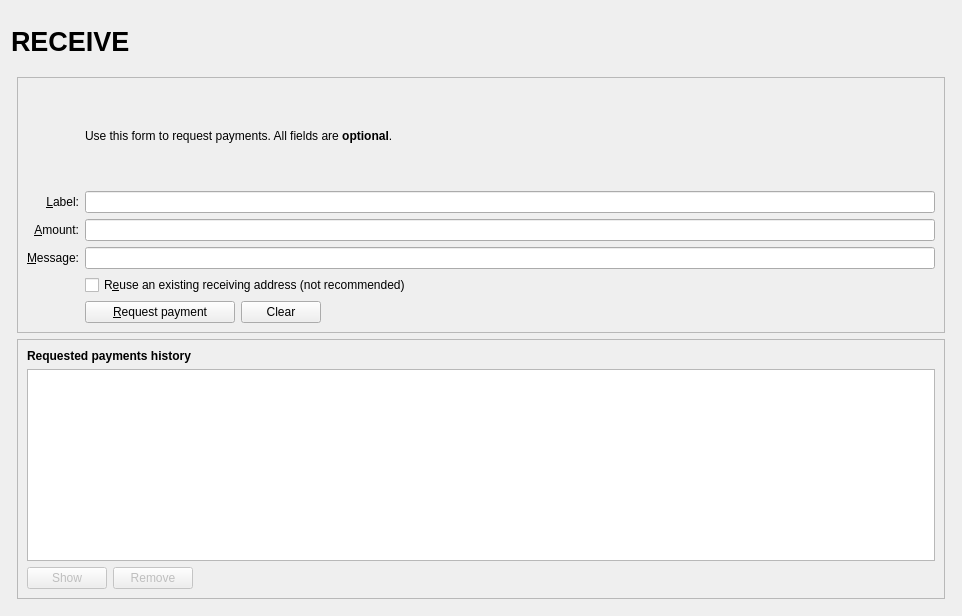
<?xml version="1.0" encoding="UTF-8"?>
<ui version="4.0">
 <class>ReceiveCoinsDialog</class>
 <widget class="QWidget" name="ReceiveCoinsDialog">
  <property name="geometry">
   <rect>
    <x>0</x>
    <y>0</y>
    <width>962</width>
    <height>616</height>
   </rect>
  </property>
  <layout class="QVBoxLayout" name="verticalLayout" stretch="0">
   <item>
    <layout class="QVBoxLayout" name="verticalLayout_Master" stretch="0,1">
     <property name="spacing">
      <number>0</number>
     </property>
     <item>
      <widget class="QFrame" name="frame_Header">
       <layout class="QVBoxLayout" name="verticalLayout_8">
        <property name="leftMargin">
         <number>0</number>
        </property>
        <property name="topMargin">
         <number>0</number>
        </property>
        <property name="rightMargin">
         <number>0</number>
        </property>
        <property name="bottomMargin">
         <number>0</number>
        </property>
        <item>
         <layout class="QHBoxLayout" name="horizontalLayout_Header" stretch="1,0,1">
          <item>
           <widget class="QLabel" name="labelOverviewHeaderLeft">
            <property name="minimumSize">
             <size>
              <width>464</width>
              <height>60</height>
             </size>
            </property>
            <property name="maximumSize">
             <size>
              <width>16777215</width>
              <height>60</height>
             </size>
            </property>
            <property name="font">
             <font>
              <pointsize>20</pointsize>
              <weight>75</weight>
              <bold>true</bold>
             </font>
            </property>
            <property name="text">
             <string>RECEIVE</string>
            </property>
           </widget>
          </item>
          <item>
           <spacer name="horizontalSpacer_3">
            <property name="orientation">
             <enum>Qt::Horizontal</enum>
            </property>
            <property name="sizeHint" stdset="0">
             <size>
              <width>40</width>
              <height>20</height>
             </size>
            </property>
           </spacer>
          </item>
          <item>
           <widget class="QLabel" name="labelOverviewHeaderRight">
            <property name="minimumSize">
             <size>
              <width>464</width>
              <height>60</height>
             </size>
            </property>
            <property name="maximumSize">
             <size>
              <width>16777215</width>
              <height>60</height>
             </size>
            </property>
            <property name="font">
             <font>
              <pointsize>14</pointsize>
             </font>
            </property>
            <property name="text">
             <string/>
            </property>
            <property name="alignment">
             <set>Qt::AlignRight|Qt::AlignTrailing|Qt::AlignVCenter</set>
            </property>
           </widget>
          </item>
         </layout>
        </item>
       </layout>
      </widget>
     </item>
     <item>
      <widget class="QFrame" name="frame_BG">
       <layout class="QVBoxLayout" name="verticalLayout_5">
        <property name="leftMargin">
         <number>6</number>
        </property>
        <property name="topMargin">
         <number>6</number>
        </property>
        <property name="rightMargin">
         <number>6</number>
        </property>
        <property name="bottomMargin">
         <number>6</number>
        </property>
        <item>
         <widget class="QFrame" name="frame2">
          <property name="sizePolicy">
           <sizepolicy hsizetype="Preferred" vsizetype="Expanding">
            <horstretch>0</horstretch>
            <verstretch>0</verstretch>
           </sizepolicy>
          </property>
          <property name="frameShape">
           <enum>QFrame::StyledPanel</enum>
          </property>
          <property name="frameShadow">
           <enum>QFrame::Sunken</enum>
          </property>
          <layout class="QVBoxLayout" name="verticalLayout_3">
           <item>
            <layout class="QGridLayout" name="gridLayout">
             <item row="7" column="2">
              <widget class="QCheckBox" name="reuseAddress">
               <property name="toolTip">
                <string>Reuse one of the previously used receiving addresses.&lt;br&gt;Reusing addresses has security and privacy issues.&lt;br&gt;Do not use this unless re-generating a payment request made before.</string>
               </property>
               <property name="text">
                <string>R&amp;euse an existing receiving address (not recommended)</string>
               </property>
              </widget>
             </item>
             <item row="7" column="0">
              <widget class="QLabel" name="label_4">
               <property name="text">
                <string/>
               </property>
              </widget>
             </item>
             <item row="6" column="0">
              <widget class="QLabel" name="label_3">
               <property name="toolTip">
                <string>An optional message to attach to the payment request, which will be displayed when the request is opened. Note: The message will not be sent with the payment over the Condominium network.</string>
               </property>
               <property name="text">
                <string>&amp;Message:</string>
               </property>
               <property name="alignment">
                <set>Qt::AlignRight|Qt::AlignTrailing|Qt::AlignVCenter</set>
               </property>
               <property name="buddy">
                <cstring>reqMessage</cstring>
               </property>
              </widget>
             </item>
             <item row="4" column="2">
              <widget class="QLineEdit" name="reqLabel">
               <property name="toolTip">
                <string>An optional label to associate with the new receiving address.</string>
               </property>
              </widget>
             </item>
             <item row="6" column="2">
              <widget class="QLineEdit" name="reqMessage">
               <property name="toolTip">
                <string>An optional message to attach to the payment request, which will be displayed when the request is opened.&lt;br&gt;Note: The message will not be sent with the payment over the Condominium network.</string>
               </property>
              </widget>
             </item>
             <item row="2" column="2">
              <widget class="QLabel" name="label_5">
               <property name="text">
                <string>Use this form to request payments. All fields are &lt;b&gt;optional&lt;/b&gt;.</string>
               </property>
              </widget>
             </item>
             <item row="4" column="0">
              <widget class="QLabel" name="label_2">
               <property name="toolTip">
                <string>An optional label to associate with the new receiving address.</string>
               </property>
               <property name="text">
                <string>&amp;Label:</string>
               </property>
               <property name="alignment">
                <set>Qt::AlignRight|Qt::AlignTrailing|Qt::AlignVCenter</set>
               </property>
               <property name="buddy">
                <cstring>reqLabel</cstring>
               </property>
              </widget>
             </item>
             <item row="5" column="0">
              <widget class="QLabel" name="label">
               <property name="toolTip">
                <string>An optional amount to request. Leave this empty or zero to not request a specific amount.</string>
               </property>
               <property name="text">
                <string>&amp;Amount:</string>
               </property>
               <property name="alignment">
                <set>Qt::AlignRight|Qt::AlignTrailing|Qt::AlignVCenter</set>
               </property>
               <property name="buddy">
                <cstring>reqAmount</cstring>
               </property>
              </widget>
             </item>
             <item row="5" column="2">
              <widget class="BitcoinAmountField" name="reqAmount">
               <property name="minimumSize">
                <size>
                 <width>80</width>
                 <height>0</height>
                </size>
               </property>
               <property name="toolTip">
                <string>An optional amount to request. Leave this empty or zero to not request a specific amount.</string>
               </property>
              </widget>
             </item>
             <item row="8" column="2">
              <layout class="QHBoxLayout" name="horizontalLayout">
               <item>
                <widget class="QPushButton" name="receiveButton">
                 <property name="minimumSize">
                  <size>
                   <width>150</width>
                   <height>0</height>
                  </size>
                 </property>
                 <property name="text">
                  <string>&amp;Request payment</string>
                 </property>
                 <property name="icon">
                  <iconset resource="../condominium.qrc">
                   <normaloff>:/icons/receiving_addresses</normaloff>:/icons/receiving_addresses</iconset>
                 </property>
                </widget>
               </item>
               <item>
                <widget class="QPushButton" name="clearButton">
                 <property name="sizePolicy">
                  <sizepolicy hsizetype="Minimum" vsizetype="Fixed">
                   <horstretch>0</horstretch>
                   <verstretch>0</verstretch>
                  </sizepolicy>
                 </property>
                 <property name="toolTip">
                  <string>Clear all fields of the form.</string>
                 </property>
                 <property name="text">
                  <string>Clear</string>
                 </property>
                 <property name="icon">
                  <iconset resource="../condominium.qrc">
                   <normaloff>:/icons/remove</normaloff>:/icons/remove</iconset>
                 </property>
                 <property name="autoDefault">
                  <bool>false</bool>
                 </property>
                </widget>
               </item>
               <item>
                <spacer name="horizontalSpacer">
                 <property name="orientation">
                  <enum>Qt::Horizontal</enum>
                 </property>
                 <property name="sizeHint" stdset="0">
                  <size>
                   <width>40</width>
                   <height>20</height>
                  </size>
                 </property>
                </spacer>
               </item>
              </layout>
             </item>
             <item row="8" column="0">
              <widget class="QLabel" name="label_7">
               <property name="text">
                <string/>
               </property>
              </widget>
             </item>
            </layout>
           </item>
          </layout>
         </widget>
        </item>
        <item>
         <widget class="QFrame" name="frame">
          <property name="sizePolicy">
           <sizepolicy hsizetype="Preferred" vsizetype="Expanding">
            <horstretch>0</horstretch>
            <verstretch>0</verstretch>
           </sizepolicy>
          </property>
          <property name="frameShape">
           <enum>QFrame::StyledPanel</enum>
          </property>
          <property name="frameShadow">
           <enum>QFrame::Raised</enum>
          </property>
          <layout class="QVBoxLayout" name="verticalLayout_2">
           <item>
            <widget class="QLabel" name="label_6">
             <property name="font">
              <font>
               <weight>75</weight>
               <bold>true</bold>
              </font>
             </property>
             <property name="text">
              <string>Requested payments history</string>
             </property>
            </widget>
           </item>
           <item>
            <widget class="QTableView" name="recentRequestsView">
             <property name="palette">
              <palette>
               <active>
                <colorrole role="Text">
                 <brush brushstyle="SolidPattern">
                  <color alpha="255">
                   <red>51</red>
                   <green>51</green>
                   <blue>51</blue>
                  </color>
                 </brush>
                </colorrole>
               </active>
               <inactive>
                <colorrole role="Text">
                 <brush brushstyle="SolidPattern">
                  <color alpha="255">
                   <red>51</red>
                   <green>51</green>
                   <blue>51</blue>
                  </color>
                 </brush>
                </colorrole>
               </inactive>
               <disabled>
                <colorrole role="Text">
                 <brush brushstyle="SolidPattern">
                  <color alpha="255">
                   <red>85</red>
                   <green>85</green>
                   <blue>85</blue>
                  </color>
                 </brush>
                </colorrole>
               </disabled>
              </palette>
             </property>
             <property name="contextMenuPolicy">
              <enum>Qt::CustomContextMenu</enum>
             </property>
             <property name="tabKeyNavigation">
              <bool>false</bool>
             </property>
             <property name="sortingEnabled">
              <bool>true</bool>
             </property>
            </widget>
           </item>
           <item>
            <layout class="QHBoxLayout" name="horizontalLayout_2">
             <item>
              <widget class="QPushButton" name="showRequestButton">
               <property name="enabled">
                <bool>false</bool>
               </property>
               <property name="toolTip">
                <string>Show the selected request (does the same as double clicking an entry)</string>
               </property>
               <property name="text">
                <string>Show</string>
               </property>
               <property name="icon">
                <iconset resource="../condominium.qrc">
                 <normaloff>:/icons/edit</normaloff>:/icons/edit</iconset>
               </property>
               <property name="autoDefault">
                <bool>false</bool>
               </property>
              </widget>
             </item>
             <item>
              <widget class="QPushButton" name="removeRequestButton">
               <property name="enabled">
                <bool>false</bool>
               </property>
               <property name="toolTip">
                <string>Remove the selected entries from the list</string>
               </property>
               <property name="text">
                <string>Remove</string>
               </property>
               <property name="icon">
                <iconset resource="../condominium.qrc">
                 <normaloff>:/icons/remove</normaloff>:/icons/remove</iconset>
               </property>
               <property name="autoDefault">
                <bool>false</bool>
               </property>
              </widget>
             </item>
             <item>
              <spacer name="horizontalSpacer_2">
               <property name="orientation">
                <enum>Qt::Horizontal</enum>
               </property>
               <property name="sizeHint" stdset="0">
                <size>
                 <width>40</width>
                 <height>20</height>
                </size>
               </property>
              </spacer>
             </item>
            </layout>
           </item>
          </layout>
         </widget>
        </item>
       </layout>
      </widget>
     </item>
    </layout>
   </item>
  </layout>
 </widget>
 <customwidgets>
  <customwidget>
   <class>BitcoinAmountField</class>
   <extends>QLineEdit</extends>
   <header>bitcoinamountfield.h</header>
   <container>1</container>
  </customwidget>
 </customwidgets>
 <tabstops>
  <tabstop>reqLabel</tabstop>
  <tabstop>reqAmount</tabstop>
  <tabstop>reqMessage</tabstop>
  <tabstop>reuseAddress</tabstop>
  <tabstop>receiveButton</tabstop>
  <tabstop>clearButton</tabstop>
  <tabstop>recentRequestsView</tabstop>
  <tabstop>showRequestButton</tabstop>
  <tabstop>removeRequestButton</tabstop>
 </tabstops>
 <resources>
  <include location="../condominium.qrc"/>
 </resources>
 <connections/>
</ui>
